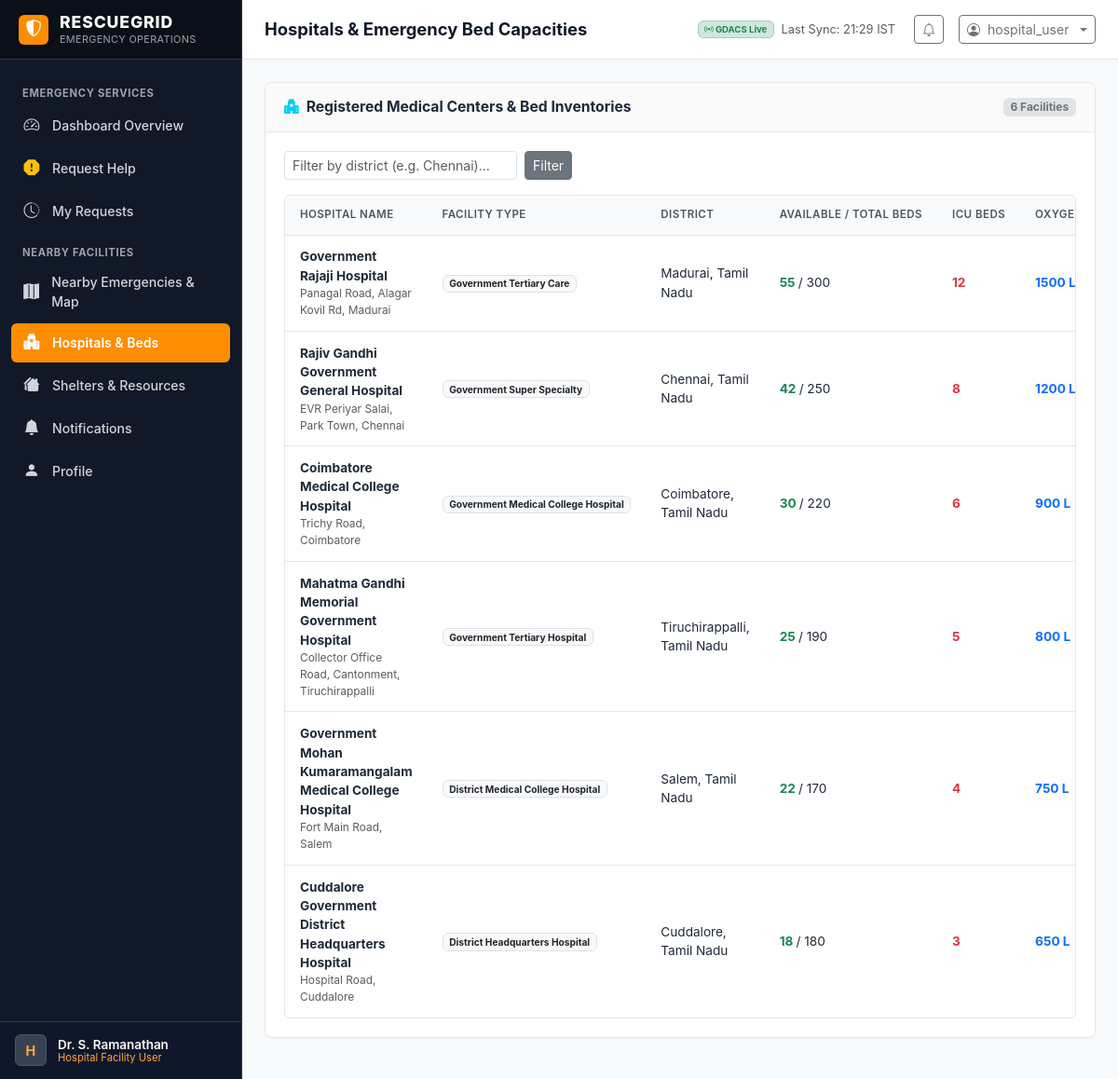
The page /facilities/hospitals/ (signed in) on the database its author committed.
### core/models.py (models this page shows, shortened)
class User(AbstractUser):
    ROLE_ADMIN = 'ADMIN'
    ROLE_USER = 'USER'
    ROLE_DONOR = 'DONOR'
    ROLE_CHOICES = [
        (ROLE_ADMIN, 'Admin / Operations Coordinator'),
        (ROLE_USER, 'Affected Person / Hospital User'),
        (ROLE_DONOR, 'Relief Donor / Sponsor'),
    ]
    SUBTYPE_AFFECTED_PERSON = 'AFFECTED_PERSON'
    SUBTYPE_HOSPITAL = 'HOSPITAL'
    SUBTYPE_DONOR_INDIVIDUAL = 'DONOR_INDIVIDUAL'
    SUBTYPE_DONOR_ORG = 'DONOR_ORG'
    SUBTYPE_CHOICES = [
        (SUBTYPE_AFFECTED_PERSON, 'Affected Person / Citizen'),
        (SUBTYPE_HOSPITAL, 'Hospital / Medical Center User'),
        (SUBTYPE_DONOR_INDIVIDUAL, 'Individual Donor'),
        (SUBTYPE_DONOR_ORG, 'Relief Organization / NGO'),
    ]
    role = models.CharField(max_length=20, choices=ROLE_CHOICES, default=ROLE_USER, db_index=True)
    user_subtype = models.CharField(max_length=30, choices=SUBTYPE_CHOICES, default=SUBTYPE_AFFECTED_PERSON)
    phone = models.CharField(max_length=20, blank=True)
    organization_name = models.CharField(max_length=150, blank=True)
    address = models.TextField(blank=True)
    city = models.CharField(max_length=100, blank=True)
    district = models.CharField(max_length=100, blank=True, default='Chennai')
    state = models.CharField(max_length=100, default='Tamil Nadu')
    latitude = models.FloatField(null=True, blank=True)
    longitude = models.FloatField(null=True, blank=True)
    def is_admin_user(self):
        return self.role == self.ROLE_ADMIN or self.is_superuser or self.is_staff
    def is_hospital_subtype(self):
        return self.user_subtype == self.SUBTYPE_HOSPITAL
    def get_role_display_badge(self):
        if self.is_admin_user():
            return "Operations Administrator"
        elif self.role == self.ROLE_DONOR:
            return "Relief Donor"
        elif self.is_hospital_subtype():
            return "Hospital Facility User"
        return "Affected Citizen / User"

### gdacs_integration/models.py (models this page shows, shortened)
class GDACSSyncLog(models.Model):
    STATUS_SUCCESS = 'SUCCESS'
    STATUS_FAILED = 'FAILED'
    STATUS_CHOICES = [
        (STATUS_SUCCESS, 'Success'),
        (STATUS_FAILED, 'Failed'),
    ]
    sync_time = models.DateTimeField(auto_now_add=True)
    status = models.CharField(max_length=20, choices=STATUS_CHOICES, db_index=True)
    events_synced = models.IntegerField(default=0)
    india_events_count = models.IntegerField(default=0)
    tamil_nadu_events_count = models.IntegerField(default=0)
    error_message = models.TextField(blank=True, null=True)
    class Meta:
        ordering = ['-sync_time']
        verbose_name = 'GDACS Sync Log'
        verbose_name_plural = 'GDACS Sync Logs'

### relief/models.py (models this page shows, shortened)
class Hospital(models.Model):
    name = models.CharField(max_length=200)
    hospital_type = models.CharField(max_length=100, default='District Emergency Center')
    contact_person = models.CharField(max_length=120, blank=True)
    phone = models.CharField(max_length=30)
    email = models.EmailField(blank=True)
    address = models.TextField()
    district = models.CharField(max_length=100, default='Chennai')
    state = models.CharField(max_length=100, default='Tamil Nadu')
    latitude = models.FloatField()
    longitude = models.FloatField()
    total_beds = models.IntegerField(default=100)
    available_beds = models.IntegerField(default=20)
    icu_beds_available = models.IntegerField(default=5)
    oxygen_available_liters = models.IntegerField(default=500)
    blood_units_available = models.IntegerField(default=30)
    ambulances_available = models.IntegerField(default=2)
    is_emergency_ready = models.BooleanField(default=True)
    associated_user = models.ForeignKey(
        settings.AUTH_USER_MODEL,
        null=True,
        blank=True,
        on_delete=models.SET_NULL,
        related_name='hospital_facilities'
    )
    created_at = models.DateTimeField(auto_now_add=True)
    updated_at = models.DateTimeField(auto_now=True)
    class Meta:
        ordering = ['name']

### relief/views.py (the view)
# urls.py: path('facilities/hospitals/', relief_views.user_hospitals, name='user_hospitals'),
@login_required
def user_hospitals(request):
    from core.views import ensure_demo_data
    ensure_demo_data()
    hospitals = Hospital.objects.all().order_by('-available_beds')
    district_filter = request.GET.get('district')
    if district_filter:
        hospitals = hospitals.filter(district__icontains=district_filter)
    return render(request, 'relief/hospitals.html', {
        'hospitals': hospitals,
        'district_filter': district_filter,
    })

### core/context_processors.py (called while the page is built)
def rescuegrid_global_context(request):
    unread_count = 0
    if request.user.is_authenticated:
        unread_count = Notification.objects.filter(recipient=request.user, is_read=False).count()
    gdacs_status = get_latest_sync_status()
    return {
        'APP_NAME': 'RESCUEGRID',
        'APP_TAGLINE': 'Multi-Region Emergency Response & Relief Platform for India',
        'CURRENT_TIME': timezone.now(),
        'UNREAD_NOTIFICATIONS_COUNT': unread_count,
        'GDACS_SUMMARY': gdacs_status,
        'PRIMARY_COLOR': '#FE8D01',
        'SECONDARY_COLOR': '#FFA53F',
    }

### gdacs_integration/services.py (called while the page is built)
def get_latest_sync_status():
    last_log = GDACSSyncLog.objects.order_by('-sync_time').first()
    last_success_log = GDACSSyncLog.objects.filter(status=GDACSSyncLog.STATUS_SUCCESS).order_by('-sync_time').first()
    return {
        'last_attempt': last_log.sync_time if last_log else None,
        'status': last_log.status if last_log else 'NEVER_SYNCED',
        'error_message': last_log.error_message if last_log and last_log.status == GDACSSyncLog.STATUS_FAILED else None,
        'last_successful_sync': last_success_log.sync_time if last_success_log else None,
        'total_events': GDACSEvent.objects.count(),
        'india_events': GDACSEvent.objects.filter(is_india=True).count(),
        'tamil_nadu_events': GDACSEvent.objects.filter(is_tamil_nadu=True).count(),
    }

### templates/relief/hospitals.html (shortened to what this page needs)
{% extends 'base.html' %}
{% block page_title %}Hospitals & Emergency Bed Capacities{% endblock %}
{% block content %}
<div class="rg-card">
  <div class="rg-card-header">
    <h3 class="rg-card-title">
      <i class="bi bi-hospital-fill text-info"></i> Registered Medical Centers & Bed Inventories
    </h3>
    <span class="badge bg-secondary-subtle text-secondary">{{ hospitals.count }} Facilities</span>
  </div>
  <div class="rg-card-body">
    <form method="get" class="rg-filter-bar">
      <div class="d-flex align-items-center gap-2">
        <input type="text" name="district" class="form-control form-control-sm" placeholder="Filter by district (e.g. Chennai)..." value="{{ district_filter|default:'' }}" style="width: 250px;">
        <button type="submit" class="btn btn-sm btn-secondary">Filter</button>
      </div>
    </form>
    <div class="rg-table-wrapper">
      <table class="rg-table">
        <thead>
          <tr>
            <th>Hospital Name</th>
            <th>Facility Type</th>
            <th>District</th>
            <th>Available / Total Beds</th>
            <th>ICU Beds</th>
            <th>Oxygen (Liters)</th>
          </tr>
        </thead>
        <tbody>
          {% if hospitals %}
            {% for h in hospitals %}
              <tr>
                <td>
                  <strong>{{ h.name }}</strong>
                  <div class="text-muted small">{{ h.address }}</div>
                </td>
                <td><span class="badge bg-light text-dark border">{{ h.hospital_type }}</span></td>
                <td>{{ h.district }}, {{ h.state }}</td>
                <td>
                  <strong class="{% if h.available_beds > 0 %}text-success{% else %}text-danger{% endif %}">
                    {{ h.available_beds }}
                  </strong> / {{ h.total_beds }}
                </td>
                <td><strong class="text-danger">{{ h.icu_beds_available }}</strong></td>
                <td><strong class="text-primary">{{ h.oxygen_available_liters }} L</strong></td>
              </tr>
            {% endfor %}
          {% else %}
            <tr>
              <td colspan="8" class="text-center py-4 text-muted">
                No hospitals found matching your district filter.
              </td>
            </tr>
          {% endif %}
        </tbody>
      </table>
    </div>
  </div>
</div>
{% endblock %}

### templates/base.html (shortened to what this page needs)
{% load static %}
<!DOCTYPE html>
<html lang="en">
<head>
  <link href="https://cdn.jsdelivr.net/npm/bootstrap@5.3.3/dist/css/bootstrap.min.css" rel="stylesheet">
  <link rel="stylesheet" href="https://cdn.jsdelivr.net/npm/bootstrap-icons@1.11.3/font/bootstrap-icons.min.css">
  <link rel="stylesheet" href="https://unpkg.com/leaflet@1.9.4/dist/leaflet.css" />
  <link rel="stylesheet" href="{% static 'css/rescuegrid.css' %}">
</head>
<body>
<div class="rg-app-container">
  <aside class="rg-sidebar" id="rgSidebar">
    <a href="{% url 'dashboard_redirect' %}" class="rg-sidebar-brand">
      <div class="rg-brand-symbol">
        <i class="bi bi-shield-shaded"></i>
      </div>
      <div class="rg-brand-text">
        <span class="rg-brand-title">{{ APP_NAME }}</span>
        <span class="rg-brand-subtitle">Emergency Operations</span>
      </div>
    </a>
    <div class="rg-sidebar-menu">
      {% if user.is_authenticated %}
        {% if user.is_admin_user %}
          <div class="rg-nav-group-title">Command & Control</div>
          <a href="{% url 'admin_dashboard' %}" class="rg-nav-link {% if request.resolver_match.url_name == 'admin_dashboard' %}active{% endif %}">
            <i class="bi bi-speedometer2"></i> Operations Dashboard
          </a>
          <a href="{% url 'admin_emergencies' %}" class="rg-nav-link {% if request.resolver_match.url_name == 'admin_emergencies' %}active{% endif %}">
            <i class="bi bi-exclamation-triangle-fill"></i> Emergencies
          </a>
          <a href="{% url 'admin_map' %}" class="rg-nav-link {% if request.resolver_match.url_name == 'admin_map' %}active{% endif %}">
            <i class="bi bi-map-fill"></i> Multi-Region Map
          </a>
          <a href="{% url 'admin_gdacs' %}" class="rg-nav-link {% if request.resolver_match.url_name == 'admin_gdacs' %}active{% endif %}">
            <i class="bi bi-broadcast-pin"></i> GDACS Disaster Feed
          </a>
          <div class="rg-nav-group-title">Relief & Resources</div>
          <a href="{% url 'admin_resources' %}" class="rg-nav-link {% if request.resolver_match.url_name == 'admin_resources' %}active{% endif %}">
            <i class="bi bi-boxes"></i> Inventory & Stock
          </a>
          <a href="{% url 'admin_donations' %}" class="rg-nav-link {% if request.resolver_match.url_name == 'admin_donations' %}active{% endif %}">
            <i class="bi bi-heart-fill"></i> Donations Pipeline
          </a>
          <a href="{% url 'admin_facilities' %}" class="rg-nav-link {% if request.resolver_match.url_name == 'admin_facilities' %}active{% endif %}">
            <i class="bi bi-hospital"></i> Hospitals & Shelters
          </a>
          <a href="{% url 'admin_responders' %}" class="rg-nav-link {% if request.resolver_match.url_name == 'admin_responders' %}active{% endif %}">
            <i class="bi bi-people-fill"></i> Responders
          </a>
          <div class="rg-nav-group-title">Analytics & System</div>
          <a href="{% url 'analytics_dashboard' %}" class="rg-nav-link {% if request.resolver_match.url_name == 'analytics_dashboard' %}active{% endif %}">
            <i class="bi bi-graph-up-arrow"></i> Priority & Allocation
          </a>
          <a href="{% url 'admin_database_records' %}" class="rg-nav-link {% if request.resolver_match.url_name == 'admin_database_records' %}active{% endif %}">
            <i class="bi bi-database"></i> Database Records
          </a>
          <a href="{% url 'notifications_list' %}" class="rg-nav-link {% if request.resolver_match.url_name == 'notifications_list' %}active{% endif %}">
            <i class="bi bi-bell-fill"></i> Notifications
          </a>
        {% else %}
          <div class="rg-nav-group-title">Emergency Services</div>
          <a href="{% url 'user_dashboard' %}" class="rg-nav-link {% if request.resolver_match.url_name == 'user_dashboard' %}active{% endif %}">
            <i class="bi bi-speedometer2"></i> Dashboard Overview
          </a>
          <a href="{% url 'request_help' %}" class="rg-nav-link {% if request.resolver_match.url_name == 'request_help' %}active{% endif %}">
            <i class="bi bi-exclamation-octagon-fill text-warning"></i> Request Help
          </a>
          <a href="{% url 'my_requests' %}" class="rg-nav-link {% if request.resolver_match.url_name == 'my_requests' %}active{% endif %}">
            <i class="bi bi-clock-history"></i> My Requests
          </a>
          <div class="rg-nav-group-title">Nearby Facilities</div>
          <a href="{% url 'user_map' %}" class="rg-nav-link {% if request.resolver_match.url_name == 'user_map' %}active{% endif %}">
            <i class="bi bi-map-fill"></i> Nearby Emergencies & Map
          </a>
          <a href="{% url 'user_hospitals' %}" class="rg-nav-link {% if request.resolver_match.url_name == 'user_hospitals' %}active{% endif %}">
            <i class="bi bi-hospital-fill"></i> Hospitals & Beds
          </a>
          <a href="{% url 'user_shelters' %}" class="rg-nav-link {% if request.resolver_match.url_name == 'user_shelters' %}active{% endif %}">
            <i class="bi bi-houses-fill"></i> Shelters & Resources
          </a>
          <a href="{% url 'notifications_list' %}" class="rg-nav-link {% if request.resolver_match.url_name == 'notifications_list' %}active{% endif %}">
            <i class="bi bi-bell-fill"></i> Notifications
          </a>
          <a href="{% url 'user_profile' %}" class="rg-nav-link {% if request.resolver_match.url_name == 'user_profile' %}active{% endif %}">
            <i class="bi bi-person-fill"></i> Profile
          </a>
        {% endif %}
      {% endif %}
    </div>
    <div class="rg-sidebar-footer">
      {% if user.is_authenticated %}
        <div class="rg-sidebar-user">
          <div class="rg-user-avatar">
            {{ user.username|first|upper }}
          </div>
          <div class="rg-user-info">
            <div class="rg-user-name">{{ user.get_full_name|default:user.username }}</div>
            <div class="rg-user-role-label">{{ user.get_role_display_badge }}</div>
          </div>
        </div>
      {% else %}
        <a href="{% url 'login' %}" class="btn btn-rg-primary w-100 btn-sm">Login</a>
      {% endif %}
    </div>
  </aside>
  <div class="rg-main-wrapper">
    <header class="rg-header">
      <div class="rg-header-left">
        <h1 class="rg-page-title">{% block page_title %}Operations Overview{% endblock %}</h1>
      </div>
      <div class="rg-header-right">
        <div class="d-none d-md-flex align-items-center me-2 text-muted" style="font-size: 0.8rem;">
          {% if GDACS_SUMMARY.status == 'SUCCESS' %}
            <span class="badge bg-success-subtle text-success border border-success-subtle me-2">
              <i class="bi bi-broadcast"></i> GDACS Live
            </span>
            <span>Last Sync: {{ GDACS_SUMMARY.last_successful_sync|date:"H:i" }} IST</span>
          {% elif GDACS_SUMMARY.status == 'FAILED' %}
            <span class="badge bg-danger-subtle text-danger border border-danger-subtle me-2">
              <i class="bi bi-exclamation-triangle"></i> GDACS Sync Issue
            </span>
          {% else %}
            <span class="badge bg-secondary-subtle text-secondary me-2">
              <i class="bi bi-circle"></i> GDACS Ready
            </span>
          {% endif %}
        </div>
        {% if user.is_authenticated %}
          <a href="{% url 'notifications_list' %}" class="btn btn-sm btn-outline-secondary position-relative me-1" title="Notifications">
            <i class="bi bi-bell"></i>
          </a>
          <div class="dropdown">
            <button class="btn btn-sm btn-outline-secondary dropdown-toggle d-flex align-items-center gap-2" type="button" data-bs-toggle="dropdown" aria-expanded="false">
              <i class="bi bi-person-circle"></i>
              <span class="d-none d-sm-inline">{{ user.username }}</span>
            </button>
          </div>
        {% else %}
          <a href="{% url 'login' %}" class="btn btn-sm btn-rg-primary">Sign In</a>
        {% endif %}
      </div>
    </header>
    <main class="rg-content">
      {% block content %}{% endblock %}
    </main>
  </div>
</div>
</body>
</html>

### rows shown on the page
User: username|first "H", get_full_name "Dr. S. Ramanathan", get_role_display_badge "Hospital Facility User", username "hospital_user"
GDACSSyncLog: last_successful_sync "21:29"
Hospital: name "Government Rajaji Hospital", address "Panagal Road, Alagar Kovil Rd, Madurai", hospital_type "Government Tertiary Care", district "Madurai", state "Tamil Nadu", available_beds "55", total_beds "300", icu_beds_available "12", oxygen_available_liters "1500"
Hospital: name "Rajiv Gandhi Government General Hospital", address "EVR Periyar Salai, Park Town, Chennai", hospital_type "Government Super Specialty", district "Chennai", state "Tamil Nadu", available_beds "42", total_beds "250", icu_beds_available "8", oxygen_available_liters "1200"
Hospital: name "Coimbatore Medical College Hospital", address "Trichy Road, Coimbatore", hospital_type "Government Medical College Hospital", district "Coimbatore", state "Tamil Nadu", available_beds "30", total_beds "220", icu_beds_available "6", oxygen_available_liters "900"
Hospital: name "Mahatma Gandhi Memorial Government Hospital", address "Collector Office Road, Cantonment, Tiruchirappalli", hospital_type "Government Tertiary Hospital", district "Tiruchirappalli", state "Tamil Nadu", available_beds "25", total_beds "190", icu_beds_available "5", oxygen_available_liters "800"
Hospital: name "Government Mohan Kumaramangalam Medical College Hospital", address "Fort Main Road, Salem", hospital_type "District Medical College Hospital", district "Salem", state "Tamil Nadu", available_beds "22", total_beds "170", icu_beds_available "4", oxygen_available_liters "750"
Hospital: name "Cuddalore Government District Headquarters Hospital", address "Hospital Road, Cuddalore", hospital_type "District Headquarters Hospital", district "Cuddalore", state "Tamil Nadu", available_beds "18", total_beds "180", icu_beds_available "3", oxygen_available_liters "650"

### other values the page prints
{{ APP_NAME }} "RESCUEGRID"
{{ hospitals.count }} "6"
